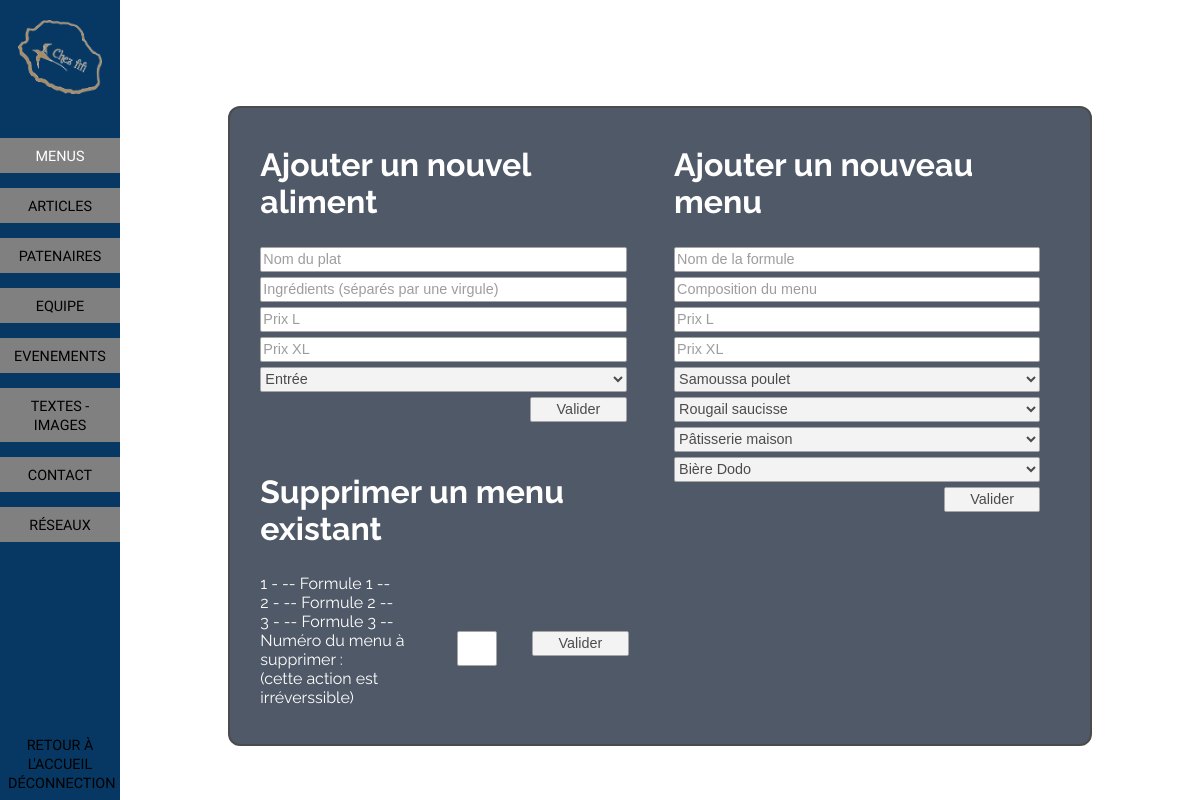
The page /back_office.php on the database its author committed.
### tables this page shows
CREATE TABLE `menu` (
  `menuId` int(10) NOT NULL,
  `menuTitre` varchar(255) NOT NULL,
  `menuComposition` varchar(255) NOT NULL,
  `menuPrixL` float NOT NULL,
  `menuPrixXL` float DEFAULT NULL,
  `menuEntree` varchar(100) DEFAULT NULL,
  `menuPlat` varchar(100) DEFAULT NULL,
  `menuDessert` varchar(100) DEFAULT NULL,
  `menuBoisson` varchar(100) DEFAULT NULL,
  `Disponibilité` varchar(255) DEFAULT NULL
);

### back_office_menu.php (the view, shortened to what this page needs)
<div class="back_content back_menu active">
	<div class="back_left_content">
		<div class="back_top_left_content">
			<h2>Ajouter un nouvel aliment</h2>
			<form method="post" action="<?php echo htmlspecialchars($_SERVER['PHP_SELF']); ?>" autocomplete="off" enctype="multipart/form-data">
				<input type="text" name="AlimentNom" placeholder="Nom du plat">
				<input type="text" name="AlimentIngredients" placeholder="Ingrédients (séparés par une virgule)">
				<input type="number" name="AlimentPrixL" placeholder="Prix L">
				<input type="number" name="AlimentPrixXL" placeholder="Prix XL">
				<select name="AlimentType">
					<optgroup label="Type d'aliment">
						<option value="1">Entrée</option>
					</optgroup>
				</select>
				<input type="submit" name="btn-add_alim" value="Valider">
			</form>
		</div>
		<div class="back_bottom_left_content">
			<h2>Supprimer un menu existant</h2>
			<?php
			    $sql = 'SELECT menuId,menuTitre FROM menu';
				$req = mysql_query($sql) or die('Erreur SQL !<br />'.$sql.'<br />'.mysql_error());
				while ($data = mysql_fetch_array($req)) {
			?>
			<span class="diff_menus"><?php echo $data['menuId']; ?> - <?php echo $data['menuTitre']; ?></span><br>
			<?php
				}
            ?>
			<form method="post" action="<?php echo htmlspecialchars($_SERVER['PHP_SELF']); ?>" autocomplete="off" enctype="multipart/form-data">
				<label>Numéro du menu à supprimer :<br><span>(cette action est irréverssible)</span></label>
				<input type="number" name="MenuId">
				<input type="submit" name="btn-suppr_menu" value="Valider">
			</form>
		</div>
	</div>
	<div class="back_right_content">
		<div class="back_top_right_content">
			<h2>Ajouter un nouveau menu</h2>
			<form method="post" action="<?php echo htmlspecialchars($_SERVER['PHP_SELF']); ?>" autocomplete="off" enctype="multipart/form-data">
				<input type="text" name="MenuNom" placeholder="Nom de la formule">
				<input type="text" name="MenuComposition" placeholder="Composition du menu">
				<input type="number" name="MenuPrixL" placeholder="Prix L">
				<input type="number" name="MenuPrixXL" placeholder="Prix XL">
				<select name="MenuEntree">
					<optgroup label="Entrée">
						<?php
							$entree = 'SELECT nourritureNom FROM nourriture WHERE typeId = 1';
							$req = mysql_query($entree) or die('Erreur SQL !<br />'.$entree.'<br />'.mysql_error());
							while ($entrees = mysql_fetch_array($req)) {
						?>
						<option value="<?php echo $entrees['nourritureNom']; ?>"><?php echo $entrees['nourritureNom']; ?></option>
						<?php
							}
						?>
					</optgroup>
				</select>
				<select name="MenuPlat">
					<optgroup label="Plat">
						<?php
							$plat = 'SELECT nourritureNom FROM nourriture WHERE typeId = 2';
							$req = mysql_query($plat) or die('Erreur SQL !<br />'.$plat.'<br />'.mysql_error());
							while ($plats = mysql_fetch_array($req)) {
						?>
						<option value="<?php echo $plats['nourritureNom']; ?>"><?php echo $plats['nourritureNom']; ?></option>
						<?php
							}
						?>
					</optgroup>
				</select>
				<select name="MenuDessert">
					<optgroup label="Dessert">
						<?php
							$dessert = 'SELECT nourritureNom FROM nourriture WHERE typeId = 3';
							$req = mysql_query($dessert) or die('Erreur SQL !<br />'.$dessert.'<br />'.mysql_error());
							while ($desserts = mysql_fetch_array($req)) {
						?>
						<option value="<?php echo $desserts['nourritureNom']; ?>"><?php echo $desserts['nourritureNom']; ?></option>
						<?php
							}
						?>
					</optgroup>
				</select>
				<select name="MenuBoisson">
					<optgroup label="Boisson">
						<?php
							$boisson = 'SELECT nourritureNom FROM nourriture WHERE typeId = 4';
							$req = mysql_query($boisson) or die('Erreur SQL !<br />'.$boisson.'<br />'.mysql_error());
							while ($boissons = mysql_fetch_array($req)) {
						?>
						<option value="<?php echo $boissons['nourritureNom']; ?>"><?php echo $boissons['nourritureNom']; ?></option>
						<?php
							}
						?>
					</optgroup>
				</select>
				<input type="submit" name="btn-add_menu" value="Valider">
			</form>
		</div>
	</div>
</div>

### back_office.php (shortened to what this page needs)
<!DOCTYPE HTML>
<html lang="fr">
	<head>
        <link href="css/style.css" rel="stylesheet" type="text/css" media="all"/>
        <link href="css/admin.css" rel="stylesheet" type="text/css" media="all"/>
	</head>
	<body id="background_back">
		<?php include "headerBack.php"; ?>
		<div id="containerBack">
			<h1>Administration</h1>
			<?php include "back_office_menu.php"; ?>
		</div>
	</body>
</html>

### headerBack.php
<header id="headerBack">
    <div id="headerBackContainerOne">
        <img src="images/trash/logo.png" alt="logo" title="Logo Chez Fifi">
    </div>
    <div id="headerBackContainerTwo">
        <div class="btn_header_back btn_back_menu actif"><a>Menus</a></div>
        <div class="btn_header_back btn_back_article "><a>Articles</a></div>
        <div class="btn_header_back btn_back_partenaire "><a>Patenaires</a></div>
        <div class="btn_header_back btn_back_equipe"><a>Equipe</a></div>
        <div class="btn_header_back btn_back_evenement "><a>Evenements</a></div>
        <div class="btn_header_back btn_back_autre "><a>Textes - Images</a></div>
        <div class="btn_header_back btn_back_contact "><a>Contact</a></div>
        <div class="btn_header_back btn_back_reseau "><a>Réseaux</a></div>
    </div>
    <div id="headerBackContainerFour">
        <a href="index.php">Retour à l'accueil</a>
        <a href="logout.php?logout">&nbsp;Déconnection</a>
    </div>
</header>

### css/style.css (style rules this page uses)
* { box-sizing: border-box; }
body { margin: 0; font-family: 'Raleway', sans-serif; }
#containerBack { margin: 0; width: 90%; margin-left: 10%; }
#containerBack h1, #container h1 { text-align: center; font-size: 6vh; margin-top: 4vh; font-weight: normal; }
a { background-color: transparent; color: black; text-decoration: none; }
header { font-family: 'Unica One', cursive; }
.active { border-right: 4px solid #AA8C64; }
#headerBack { position: fixed; background-color: #073863; height: 100%; width: 10%; top: 0; left: 0; }
#headerBack img { width: 7vw; }
#headerBackContainerOne { text-align: center; margin-top: 20px; }
#headerBackContainerTwo { display: flex; flex-direction: column; margin-top: 40px; text-transform: uppercase; }
#headerBackContainerTwo div { text-align: center; margin-bottom: 15px; background-color: grey; padding: 8px 13px 8px 13px; }
#headerBackContainerTwo a { font-size: 1.2vw; cursor: pointer; }
.actif a { color: white; }
#headerBackContainerFour { text-align: center; color: grey; position: absolute; bottom: 1vh; text-transform: uppercase; width: 10vw; }
#headerBackContainerFour a { font-size: 1.2vw; }
h2 { font-size: 2em; }
#background_back { background-image: url(../images/bg/bg_admin.png); background-size: cover; }
#containerBack { margin: 0; width: 90%; height: 100%; margin-left: 10%; }
#containerBack h1 { text-align: center; font-size: 40px; margin-top: 4vh; color: white; }
#containerBack .active { display: block; }
.back_content { border-radius: 1vw; background-color: #071428; opacity: 0.7; color: white; width: 80%; height: 80vh; border: solid 2px black; margin-left: 10%; display: none; padding: 1vw; text-align: center; margin-bottom: 5vh; overflow: scroll; overflow-x: hidden; }
.back_content:not(.back_contact) div { display: inline-block; vertical-align: top; text-align: left; }
.back_top_left_content, .back_bottom_left_content, .back_top_right_content, .back_bottom_right_content { width: 100%; padding: 1vw; padding-top: 0; }
.back_top_left_content, .back_top_right_content { margin-bottom: 1vh; }
.back_menu .back_bottom_left_content input[name='btn-suppr_menu'], .back_article .back_top_right_content input[name='btn-suppr_article'], .back_partenaire .back_top_right_content input[name='btn-suppr_partenaire'], .back_equipe .back_top_right_content input[name='btn-suppr_equipe'], .back_evenement .back_top_right_content input[name='btn-suppr_event'] { margin-left: 8%!important; }
.back_content input[name='MenuId'], .back_content input[name='ArticleId'], .back_content input[name='PartenaireId'], .back_content input[name='CollegueId'], .back_content input[name='EventId'] { width: 40px!important; height: 35px!important; }
.back_content label { width: 50%; }
.back_content label, .back_content input { display: inline-block!important; vertical-align: top; }
.back_left_content, .back_right_content { width: 49%; height: 100%; border: none; padding: 0; }
#containerBack input, #containerBack select, #containerBack textarea { width: 95%; height: 25px; font-size: 0.9em; margin-bottom: 5px; border-radius: 2px; border: solid 1.5px grey; }
#containerBack input[type='submit'] { width: 25%; margin-left: 70%; }

### rows shown on the page
menu: menuId "1", menuTitre "-- Formule 1 --"
menu: menuId "2", menuTitre "-- Formule 2 --"
menu: menuId "3", menuTitre "-- Formule 3 --"

### other values the page prints
form field MenuEntree "Samoussa poulet"
form field MenuPlat "Rougail saucisse"
form field MenuDessert "Pâtisserie maison"
form field MenuBoisson "Bière Dodo"
